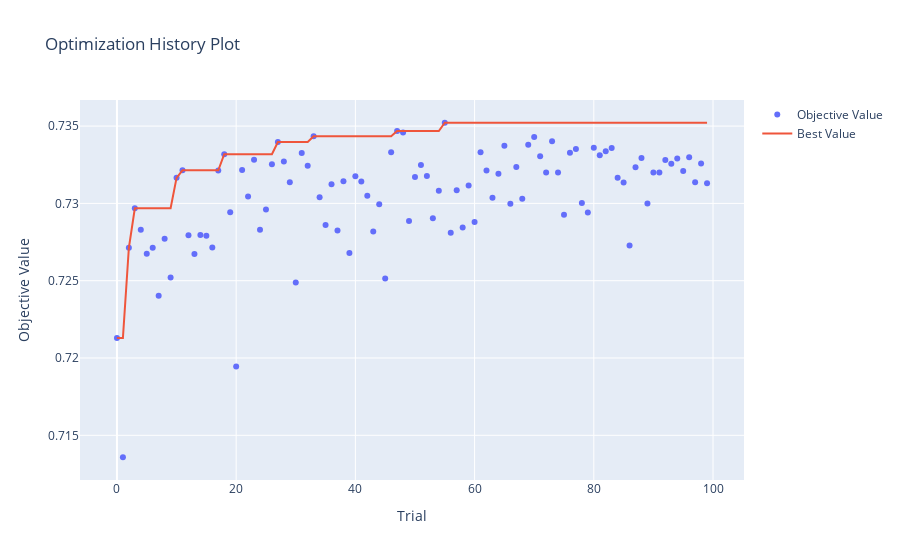
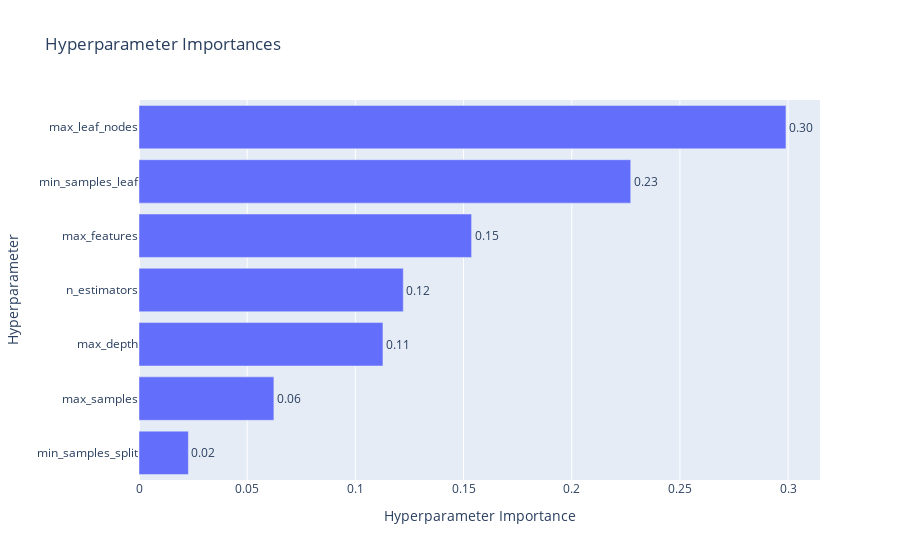
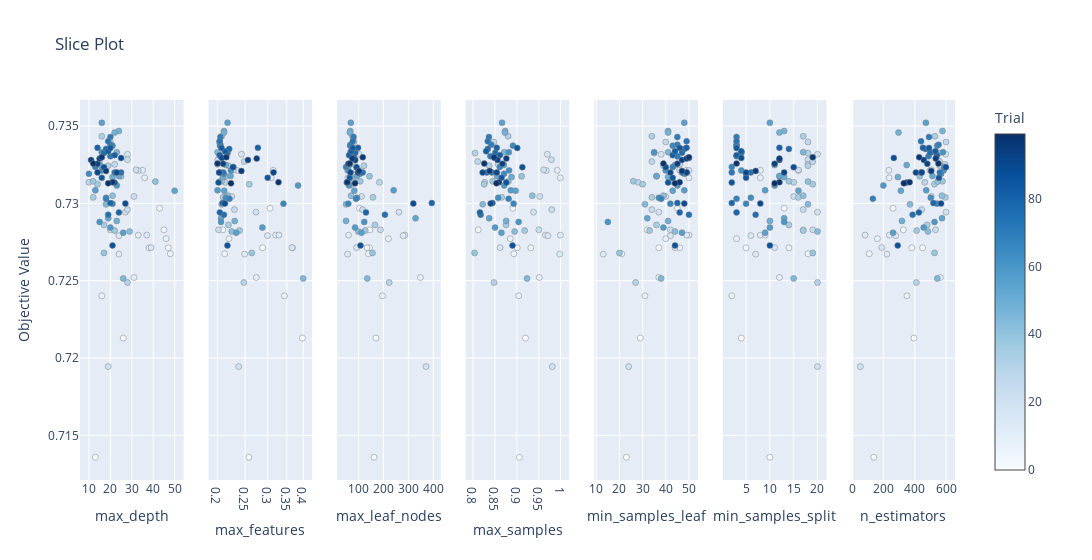

The code cell stored with these charts, in order, in its notebook:
### Markdown cell above
## Random Forest

### Code cell
rf = m.ml_model(model_name="rf")
best_params = rf.tune(X_train_preprocessed, y_train, X_val_preprocessed, y_val, n_trials=100)

print("=== Random Forest ===")
rf.train(X_train_preprocessed, y_train)

print(f"ROC AUC train: {roc_auc_score(y_train, rf.model.predict_proba(X_train_preprocessed)[:, 1])}")
print(f"ROC AUC test: {roc_auc_score(y_test, rf.model.predict_proba(X_test_preprocessed)[:, 1])}")
print(f"ROC AUC val: {roc_auc_score(y_val, rf.model.predict_proba(X_val_preprocessed)[:, 1])}")

hp.plot_optimization_history(rf.study)
